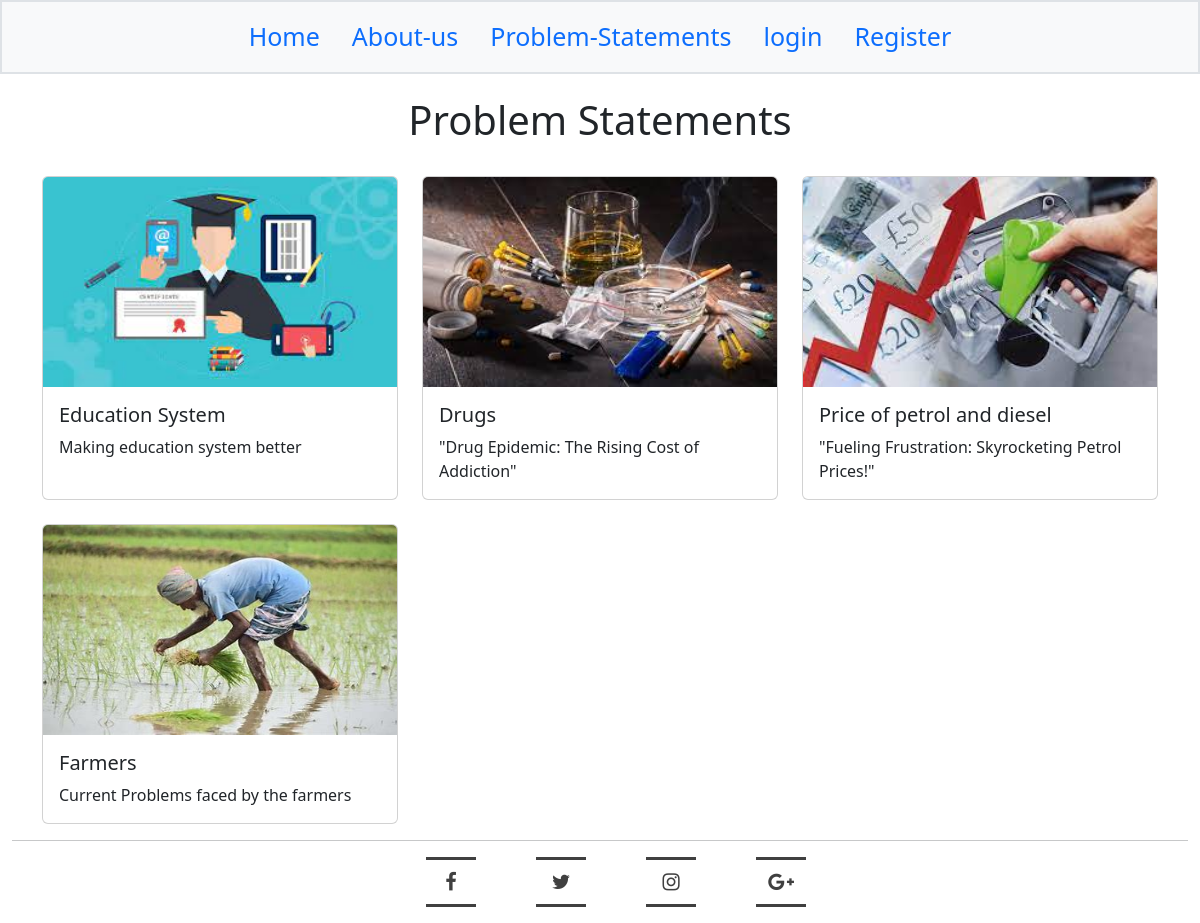
The app's page /problem_statements/ with its own data.
### nation_book/models.py (models this page shows, shortened)
class ProblemStatement(models.Model):
    problem_name = models.CharField(max_length=200)
    problem_desc = models.CharField(max_length=500)
    problem_img=models.ImageField(upload_to='problem_img')
    problem_id=models.IntegerField(default=0)

### nation_book/views.py (the view)
# urls.py: path('problem_statements/',views.problem_statements,name='problem_statement'),
def problem_statements(request):
    problem_statement=ProblemStatement.objects.all()
    return render(request,'problem-statements.html',{'problem_statement':problem_statement})

### nation_book/templates/problem-statements.html
{% extends 'base.html' %}
{% load static %}
{% block content %}
<br>
<div class="container pt-4 mt-5">
  <h1 class="text-center">Problem Statements</h1>
  <br>
  <div class="row row-cols-1 row-cols-md-3 g-4">
    {% for problem in problem_statement %}
    <div class="col">
      <div class="card h-100">
        <a href="{{ problem.pk }}">
          <img class="card-img-top mx-auto d-block" src="{{ problem.problem_img.url }}" alt="Image not found" height="210px" width="210px">
        </a>
        <div class="card-body">
          <h5 class="card-title">{{ problem.problem_name }}</h5>
          <p class="card-text">{{ problem.problem_desc }}</p>
        </div>
      </div>
    </div>
    {% endfor %}
  </div>
</div>
{% endblock %}

### nation_book/static/css/index.css (style rules this page uses)
:root { --dark: #22577a; --light:#c7f9cc ; --average:#57cc99; --moreavg:#38a3a5; }

### records on screen
ProblemStatement: problem_img (picture), problem_name "Education System", problem_desc "Making education system better"
ProblemStatement: problem_img (picture), problem_name "Drugs", problem_desc "\"Drug Epidemic: The Rising Cost of Addiction\""
ProblemStatement: problem_img (picture), problem_name "Price of petrol and diesel", problem_desc "\"Fueling Frustration: Skyrocketing Petrol Prices!\""
ProblemStatement: problem_img (picture), problem_name "Farmers", problem_desc "Current Problems faced by the farmers"
